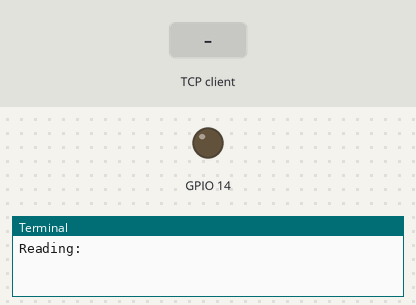
A program run on a simulated Raspberry Pi (BCM pin numbers). Parts: output pins drawn as LEDs (lit = HIGH), the last lines printed to the terminal. Inputs (shaded band) come from the test bench. One TCP client connects 1 s after the port opens and stays connected.

Above: at 1.2 s.
1.3 s: the TCP client sends "close"
At 2.5 s:
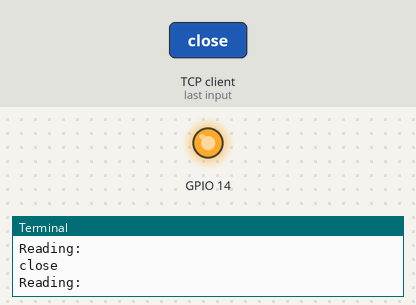
2.8 s: the TCP client sends "open"
At 3.8 s:
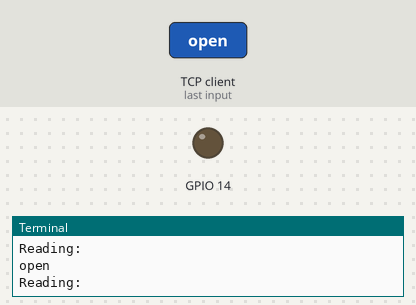
Timing chart, 0 to 5.8 s (numbered marks = the images above; inputs shaded):
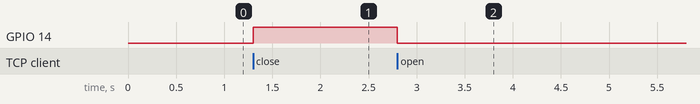

The program:

readingSocket.py
```python
#!/usr/bin/env python

import pigpio
import socket, select

connected = False

s = socket.socket(socket.AF_INET, socket.SOCK_STREAM)
s.setsockopt(socket.SOL_SOCKET, socket.SO_REUSEADDR, 1)
s.bind(('', 50007))

pi = pigpio.pi()
pi.set_PWM_frequency(14, 50)

while True:
    #s.bind(('', 50007))
    s.listen(1)
    (c_sock, addr) = s.accept()
    connected = True
    while connected:
        #read_sockets, write_sockets, error_sockets = select.select([s], [], [])
        print "Reading: "
        data = c_sock.recv(4096)#read_sockets[0].recv(4096)
        if not data:
            s.shutdown(socket.SHUT_RDWR)
            connected = False
        else:
            if (data == "open"):
		pi.set_PWM_dutycycle(14, 0)
            elif (data == "close"):
                pi.set_PWM_dutycycle(14, 255)
            print data
```

Measured:
- after the input at 1.3 s, GPIO 14: LOW → HIGH at once
- after the input at 2.8 s, GPIO 14: HIGH → LOW at once
